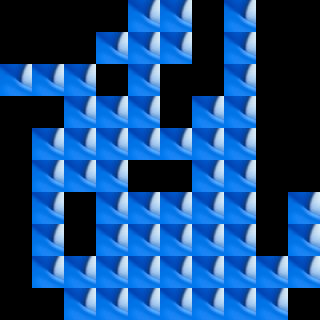

A 2D game scene composited from a Tiled map and its tileset images. What follows is a short description and the map's XML, with each tile layer's data collapsed to a summary:
An orthogonal 10x10 tile map with 32x32 px tiles, 1 tile layer (Tile Layer 1).

<map version="1.0" orientation="orthogonal" renderorder="right-down" width="10" height="10" tilewidth="32" tileheight="32" nextobjectid="1">
 <tileset firstgid="1" name="yosh" tilewidth="32" tileheight="32">
  <image source="yosh.png" width="273" height="300" />
 </tileset>
 <layer name="Tile Layer 1" width="10" height="10">
  <data>[100 cells, 59 non-empty, 1 distinct tile ids]</data>
 </layer>
</map>
